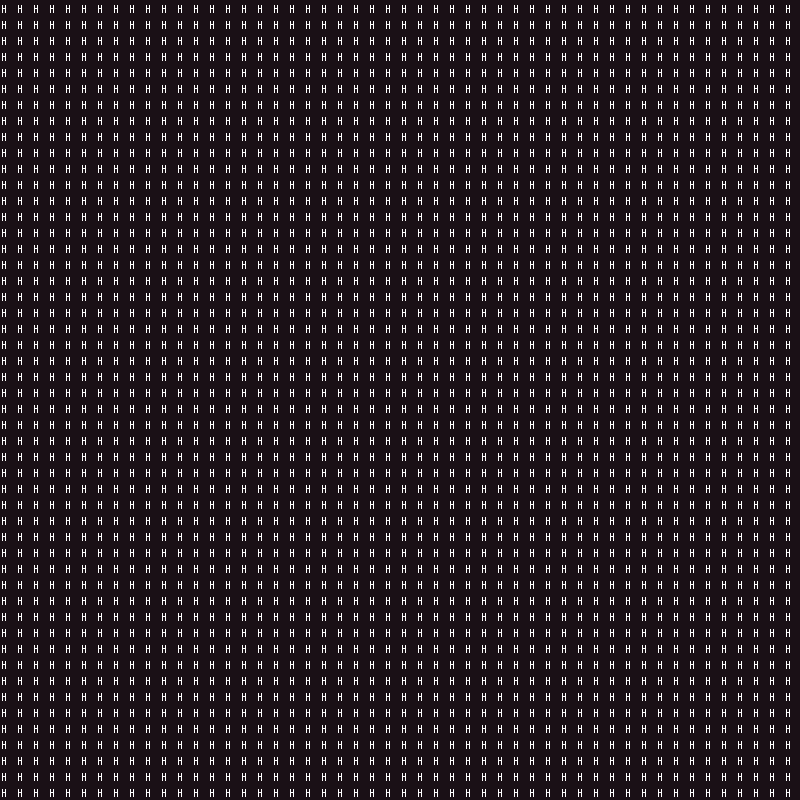

Below is a game level as drawn by its tile map, then a one-line description and the .tmx that defines it (tile-layer data replaced by summaries):
An orthogonal 50x50 tile map with 16x16 px tiles, 1 tile layer (prototype).

<map version="1.10" tiledversion="1.10.2" orientation="orthogonal" renderorder="right-down" width="50" height="50" tilewidth="16" tileheight="16" infinite="0" nextlayerid="9" nextobjectid="1">
 <tileset firstgid="103" source="TangerineTavernPNG_PetricakeGames.tsx" />
 <layer id="1" name="prototype" width="50" height="50">
  <data>[2500 cells, 2500 non-empty, 1 distinct tile ids]</data>
 </layer>
</map>
